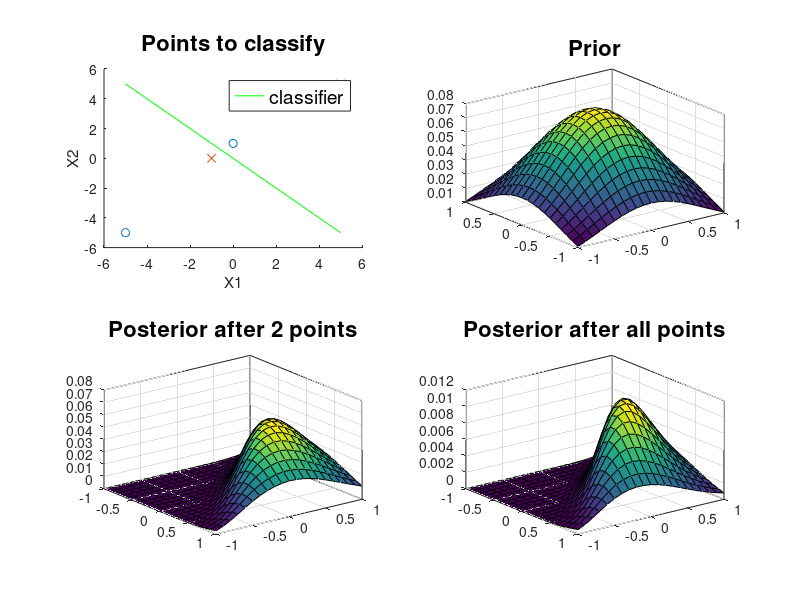

Reproduce this figure in MATLAB.
% Script that tries to linearly classify 4 points using bayesian approaches
% to estimate the weights (no bias, non linearly separable points, gaussian prior)

clear; clc; close all;
addpath export_fig

a=1;
b=1;
s=0.1;
w1=(-a:s:b)';
w2=(-a:s:b)';

X2=[-5 -5; 5 5];
X4=[-5 -5; 5 5; 0 1; -1 0];
T2=[0 ; 1];
T4=[0 ; 1; 0; 1];

% New view angles for graphics
az = 52.5;
el = 30;

%**********************************
% using just the first 2 data points

%figure;
figure('Color',[1 1 1]);
subplot(2,2,1);
scatter([-5 0],[-5 1],'o');
hold;
scatter([ 5 -1],[5 0], 'x');
title('Points to classify','FontSize', 16)
xlabel('X1');
ylabel('X2');

subplot(2,2,2);
% make prior
for i=1:length(w1)
    for j=1:length(w2)
        w=[w1(i) w2(j)];
        prior(i,j)=(1/(2*pi))*exp(-norm(w)^2)/2;
    end
end
surf(w1,w2,prior)
grid on
box on
title('Prior','FontSize', 16)

% make posteriors
n=size(X2,1);
posterior = prior;
for k=1:n
    x=X2(k,:);
    for i=1:length(w1)
        for j=1:length(w2)
            w=[w1(i) w2(j)];
            y=1/(1+exp(-w*x'));
            likelihood=y^T2(k)*(1-y)^(1-T2(k));
            posterior(i,j)=likelihood*posterior(i,j);
        end
    end
end
subplot(2,2,3);
surf(w1,w2,posterior)
grid on
box on
title('Posterior after 2 points','FontSize', 16)
view(az, el);
% camroll(90)

%************************
% using all 4 data points
% make prior again
for i=1:length(w1)
    for j=1:length(w2)
        w=[w1(i) w2(j)];
        prior(i,j)=(1/(2*pi))*exp(-norm(w)^2)/2;
    end
end

% make posteriors
n=size(X4,1);
posterior = prior;
for k=1:n
    x=X4(k,:);
    for i=1:length(w1)
        for j=1:length(w2)
            w=[w1(i) w2(j)];
            y=1/(1+exp(-w*x'));
            likelihood=y^T4(k)*(1-y)^(1-T4(k));
            posterior(i,j)=likelihood*posterior(i,j);
        end
    end
end
subplot(2,2,4);
surf(w1,w2,posterior)
grid on
box on
title('Posterior after all points','FontSize', 16)
view(az, el);

% find the weights of classifier (using MAP) - we know the classifier goes
% through the origin, so we can easily find another point to draw it
% w1*x1 + w2*x2 = 0 <-> if x1 = n, x2 = -w2/w1*n

[maxA,ind] = max(posterior(:));
[m,n] = ind2sub(size(posterior),ind);
w1_value = w1(m);
w2_value = w2(n);
ratio = -w2_value/w1_value;
x1 = [5 -5]; x2 = [5*ratio -5*ratio];
subplot(2,2,1);
classifier = line(x1, x2, 'Color','g');
h_legend = legend(classifier, 'classifier');
set(h_legend,'FontSize',14);

%export_fig('bayesnn.pdf')